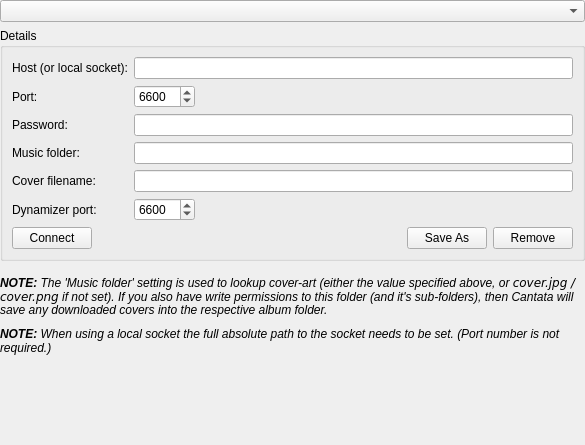
<?xml version="1.0" encoding="UTF-8"?>
<ui version="4.0">
 <class>ServerSettings</class>
 <widget class="QWidget" name="ServerSettings">
  <property name="geometry">
   <rect>
    <x>0</x>
    <y>0</y>
    <width>585</width>
    <height>445</height>
   </rect>
  </property>
  <layout class="QVBoxLayout" name="verticalLayout">
   <property name="margin">
    <number>0</number>
   </property>
   <item>
    <widget class="QComboBox" name="combo"/>
   </item>
   <item>
    <widget class="QGroupBox" name="groupBox">
     <property name="title">
      <string>Details</string>
     </property>
     <layout class="QGridLayout" name="gridLayout">
      <item row="0" column="0" colspan="4">
       <layout class="QFormLayout" name="formLayout">
        <property name="fieldGrowthPolicy">
         <enum>QFormLayout::ExpandingFieldsGrow</enum>
        </property>
        <item row="0" column="0">
         <widget class="BuddyLabel" name="hostLabel">
          <property name="text">
           <string>Host (or local socket):</string>
          </property>
          <property name="buddy">
           <cstring>host</cstring>
          </property>
         </widget>
        </item>
        <item row="0" column="1">
         <widget class="LineEdit" name="host"/>
        </item>
        <item row="1" column="0">
         <widget class="BuddyLabel" name="portLabel">
          <property name="text">
           <string>Port:</string>
          </property>
          <property name="buddy">
           <cstring>port</cstring>
          </property>
         </widget>
        </item>
        <item row="1" column="1">
         <widget class="SpinBox" name="port">
          <property name="minimum">
           <number>1</number>
          </property>
          <property name="maximum">
           <number>65535</number>
          </property>
          <property name="value">
           <number>6600</number>
          </property>
         </widget>
        </item>
        <item row="2" column="0">
         <widget class="BuddyLabel" name="passwordLabel">
          <property name="text">
           <string>Password:</string>
          </property>
          <property name="buddy">
           <cstring>password</cstring>
          </property>
         </widget>
        </item>
        <item row="2" column="1">
         <widget class="LineEdit" name="password">
          <property name="echoMode">
           <enum>QLineEdit::Password</enum>
          </property>
         </widget>
        </item>
        <item row="3" column="0">
         <widget class="BuddyLabel" name="dirLabel">
          <property name="text">
           <string>Music folder:</string>
          </property>
          <property name="buddy">
           <cstring>dir</cstring>
          </property>
         </widget>
        </item>
        <item row="3" column="1">
         <widget class="PathRequester" name="dir"/>
        </item>
        <item row="5" column="0">
         <widget class="BuddyLabel" name="dynamizerPortLabel">
          <property name="text">
           <string>Dynamizer port:</string>
          </property>
          <property name="buddy">
           <cstring>dynamizerPort</cstring>
          </property>
         </widget>
        </item>
        <item row="5" column="1">
         <widget class="SpinBox" name="dynamizerPort">
          <property name="minimum">
           <number>0</number>
          </property>
          <property name="maximum">
           <number>65535</number>
          </property>
          <property name="value">
           <number>6600</number>
          </property>
         </widget>
        </item>
        <item row="4" column="0">
         <widget class="BuddyLabel" name="coverNameLabel">
          <property name="text">
           <string>Cover filename:</string>
          </property>
          <property name="buddy">
           <cstring>coverName</cstring>
          </property>
         </widget>
        </item>
        <item row="4" column="1">
         <widget class="LineEdit" name="coverName"/>
        </item>
       </layout>
      </item>
      <item row="1" column="0">
       <widget class="QPushButton" name="connectButton">
        <property name="text">
         <string>Connect</string>
        </property>
       </widget>
      </item>
      <item row="1" column="1">
       <spacer name="horizontalSpacer">
        <property name="orientation">
         <enum>Qt::Horizontal</enum>
        </property>
        <property name="sizeHint" stdset="0">
         <size>
          <width>165</width>
          <height>20</height>
         </size>
        </property>
       </spacer>
      </item>
      <item row="1" column="2">
       <widget class="QPushButton" name="saveButton">
        <property name="text">
         <string>Save As</string>
        </property>
       </widget>
      </item>
      <item row="1" column="3">
       <widget class="QPushButton" name="removeButton">
        <property name="text">
         <string>Remove</string>
        </property>
       </widget>
      </item>
     </layout>
    </widget>
   </item>
   <item>
    <spacer name="verticalSpacer">
     <property name="orientation">
      <enum>Qt::Vertical</enum>
     </property>
     <property name="sizeType">
      <enum>QSizePolicy::Fixed</enum>
     </property>
     <property name="sizeHint" stdset="0">
      <size>
       <width>20</width>
       <height>8</height>
      </size>
     </property>
    </spacer>
   </item>
   <item>
    <widget class="QLabel" name="musicFolderNoteLabel">
     <property name="text">
      <string>&lt;i&gt;&lt;b&gt;NOTE:&lt;/b&gt; The 'Music folder' setting is used to lookup cover-art (either the value specified above, or &lt;code&gt;cover.jpg / cover.png&lt;/code&gt; if not set). If you also have write permissions to this folder (and it's sub-folders), then Cantata will save any downloaded covers into the respective album folder.&lt;/i&gt;</string>
     </property>
     <property name="wordWrap">
      <bool>true</bool>
     </property>
    </widget>
   </item>
   <item>
    <spacer name="verticalSpacer_3">
     <property name="orientation">
      <enum>Qt::Vertical</enum>
     </property>
     <property name="sizeType">
      <enum>QSizePolicy::Fixed</enum>
     </property>
     <property name="sizeHint" stdset="0">
      <size>
       <width>20</width>
       <height>4</height>
      </size>
     </property>
    </spacer>
   </item>
   <item>
    <widget class="QLabel" name="socketNoteLabel">
     <property name="text">
      <string>&lt;i&gt;&lt;b&gt;NOTE:&lt;/b&gt; When using a local socket the full absolute path to the socket needs to be set. (Port number is not required.)&lt;/i&gt;</string>
     </property>
     <property name="wordWrap">
      <bool>true</bool>
     </property>
    </widget>
   </item>
   <item>
    <spacer name="verticalSpacer_4">
     <property name="orientation">
      <enum>Qt::Vertical</enum>
     </property>
     <property name="sizeType">
      <enum>QSizePolicy::Fixed</enum>
     </property>
     <property name="sizeHint" stdset="0">
      <size>
       <width>20</width>
       <height>4</height>
      </size>
     </property>
    </spacer>
   </item>
   <item>
    <widget class="QLabel" name="dynamizerNoteLabel">
     <property name="text">
      <string/>
     </property>
     <property name="wordWrap">
      <bool>true</bool>
     </property>
    </widget>
   </item>
   <item>
    <spacer name="verticalSpacer_2">
     <property name="orientation">
      <enum>Qt::Vertical</enum>
     </property>
     <property name="sizeHint" stdset="0">
      <size>
       <width>20</width>
       <height>0</height>
      </size>
     </property>
    </spacer>
   </item>
  </layout>
 </widget>
 <customwidgets>
  <customwidget>
   <class>BuddyLabel</class>
   <extends>QLabel</extends>
   <header>buddylabel.h</header>
  </customwidget>
  <customwidget>
   <class>SpinBox</class>
   <extends>QSpinBox</extends>
   <header>spinbox.h</header>
  </customwidget>
  <customwidget>
   <class>LineEdit</class>
   <extends>QLineEdit</extends>
   <header>lineedit.h</header>
  </customwidget>
  <customwidget>
   <class>PathRequester</class>
   <extends>QLineEdit</extends>
   <header>pathrequester.h</header>
   <container>1</container>
  </customwidget>
 </customwidgets>
 <tabstops>
  <tabstop>host</tabstop>
  <tabstop>port</tabstop>
  <tabstop>password</tabstop>
  <tabstop>dir</tabstop>
  <tabstop>coverName</tabstop>
  <tabstop>dynamizerPort</tabstop>
  <tabstop>connectButton</tabstop>
  <tabstop>saveButton</tabstop>
  <tabstop>removeButton</tabstop>
  <tabstop>combo</tabstop>
 </tabstops>
 <resources/>
 <connections/>
</ui>
